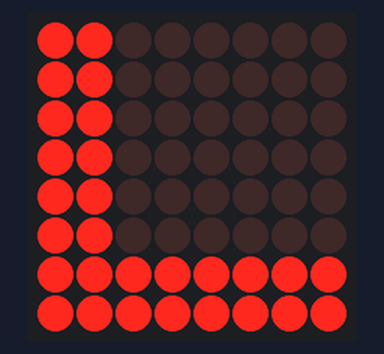
Bench run of a sketch on a simulated Arduino Uno, built with avr-gcc and run on an emulated ATmega328P. Shown: 8×8 LED matrix.

Above: at 0.1 s.

The sketch:

Dot_matrix_display.ino
```cpp
#include <MaxMatrix.h>
int DIN = 7;
int CLK = 6;
int CS = 5;
int maxInUse = 1;
byte buffer[20];
char text[] = "a";
MaxMatrix m(DIN, CS, CLK, maxInUse);
void setup() {
 m.init();
 m.setIntensity(5);
}

void loop()
{
 // for l
for(int j=0;j<8;j++)
{
for(int i=0;i<8;i++)
{
  if(i==0 || i==1 || j==7 || j==6 )
  {
      m.setDot(i,j, true);
  }
}
}
}
```
